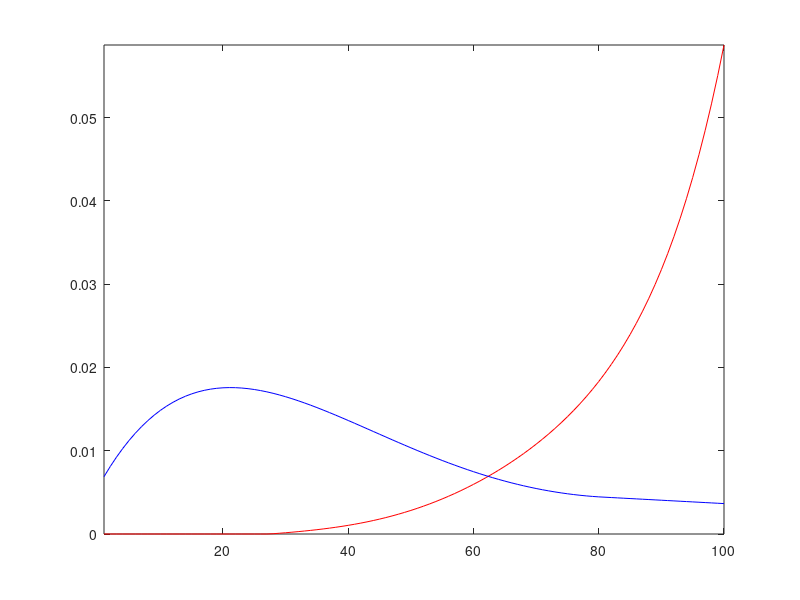

The MATLAB script that drew this image: (Note: this script raises an error after producing the figure.)
%Fitted
x=0.1:0.1:10;
%yFake=0.014*x.^5-0.29*x.^4 + 2.3*x.^3 - 8.5*x.^2 + 14*x -1.7;
yFake = 0.0021*x.^6 - 0.057*x.^5 + 0.62*x.^4 - 3.3*x.^3 + 9.4*x.^2 -13*x +5.9;
for i=1:100
    if yFake(i) < 0 || i < 20
    yFake(i) =0;
    end
end

yFake=yFake/sum(yFake);


yReal=0.0013*x.^5 - 0.053*x.^4 + 0.86*x.^3 -6.3*x.^2 +17*x +6.9;
for i=1:100
    if i > 80
    yReal(i) =yReal(i-1)-0.05;
    end
end
yReal=yReal/sum(yReal);
x=1:100;
plot(x,yFake,'r')
hold on
plot(x,yReal,'b')
xlim([1 100])
ylim([0 max(yFake)])
sum(yReal)
sum(yFake)

%In calculations consider any Fake > max(Real) to be Max(real)
learningRate = 0.01;
w25=1;
w15=1;
w46=1;
w36=1;

net6=w36*o3+w46o4;
o6=1/(1+exp(-net6));

net5=w15*o1+w25o5;
o5=1/(1+exp(-net5));

net7=w57*o5+w67o6;
o7=1/(1+exp(-net7));

w36=(t-o7)+learningRate+(t-o7)*w36;
w46=(t-o7)+learningRate+(t-o7)*w46;
w15=(t-o7)+learningRate+(t-o7)*w15;
w25=(t-o7)+learningRate+(t-o7)*w25;

w57 =(t-o7)+learningRate+(t-o7)*w57;
w67 = (t-o7)+learningRate+(t-o7)*w67;
